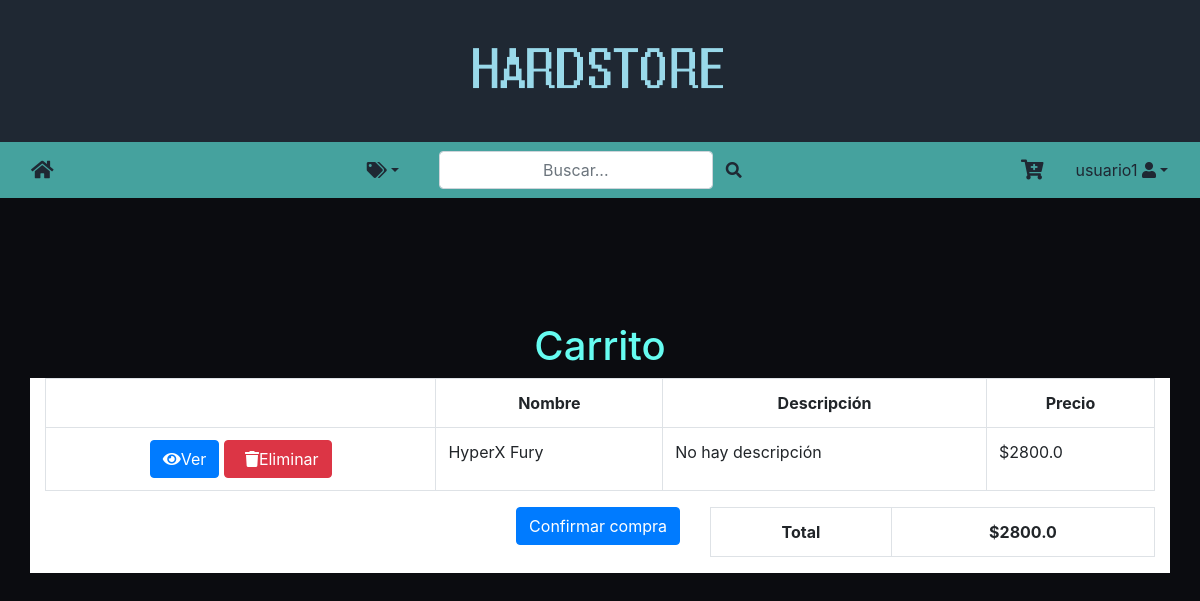
Page /carrito/ (signed in) on the committed database.
### users/models.py (models this page shows)
class CustomUser(AbstractUser):
    is_commonUser = models.BooleanField(default=False)
    is_managerUser = models.BooleanField(default=False)  # gestor
    is_executiveUser = models.BooleanField(default=False)  # gerente

### market/models.py (models this page shows, shortened)
class ItemVendido(models.Model):
    producto = models.ForeignKey(Producto, null=True, on_delete=models.CASCADE)
    orden = models.ForeignKey(Orden, null=True, on_delete=models.CASCADE)

class Producto(models.Model):
    nombre = models.CharField(max_length=200, null=True)
    descripcion = models.CharField(max_length=200, null=True, blank=True)
    precio = models.FloatField(null=True)
    f_creacion = models.DateTimeField(auto_now_add=True, null=True)
    categoria = models.ForeignKey(
        Categoria, null=True, on_delete=models.SET_NULL)
    objects = models.Manager()  # manager default
    productos = ProductoManager()  # un manager personalizado

### market/views.py (the view)
# urls.py: path('carrito/', market_views.CarritoList.as_view(), name='carrito'),
class CarritoList(ListView):
    template_name = 'market/carrito.html'
    model = ItemVendido
    context_object_name = 'itemList'
    def get_queryset(self):
        return ItemVendido.objects.filter(orden__usuario = self.request.user)
    def get_context_data(self,**kwargs):
        context = super().get_context_data(**kwargs)
        if(Categoria.objects.count()>0):
            context['categorias'] = Categoria.objects.all()
            context['hayCategorias'] = True
        else:
            context['hayCategorias'] = False
        items = ItemVendido.objects.filter(orden__usuario = self.request.user)
        total=0
        for item in items:
            total+=item.producto.precio
        context['total'] = total
        return context

### market/templates/market/carrito.html (shortened to what this page needs)
{% extends "base.html" %}
{% load static %}
{% block estilo %}
<link rel="stylesheet" href="{% static 'producto.css' %}" />
{% endblock %}
{% block content %}
	<div class="container">
		<div class="row">
		  <div class="col-12">
		    <div class="text-center mt-4">
		        <h1 style="color:#66fcf1">Carrito</h1>
		    </div>
		  </div>
		</div>
		<div class="row" style="background-color: white">
			<div class="col">
		      	<table class="table table-hover table-bordered" style="background-color: white;">
		    	      <tr class="text-center">
		    	      	<th></th>
		    	        <th>Nombre</th>
		    	        <th>Descripción</th>
		    	        <th>Precio</th>
		    	      </tr>
		          	{% for item in itemList %}
		          	<tr>
		          		<td colspan="1" class="text-center">
		          			<a href="{% url 'producto-detalle' item.producto.id %}" class="btn btn-primary"><i class="fas fa-eye"></i>Ver</a>
		    	        	<a href="#" class="btn btn-danger" data-toggle="modal" data-target="#myModal{{item.id}}"><i class="fas fa-trash ml-2"></i>Eliminar</a>
		    	        </td>
		    	      	<td>{{ item.producto.nombre }}</td>
		    	      	<td>{% if not item.producto.descripcion %}{{ item.producto.descripcion }}{%else%}No hay descripción{% endif %}</td>
		    	      	<td>${{ item.producto.precio }}</td>
		    	    </tr>
		    	    {% endfor %}
		    	</table>
			</div>
		</div>
		<div class="row" style="background-color: white">
			<div class="col">
				<a href="{% url 'compra_concretada' %}" class=" pull-right btn btn-primary">Confirmar compra</a>
			</div>
			<div class="col-5">
				<table class="table table-bordered" style="background-color: white;">
					<tr class="text-center">
			    	    <th>Total</th>
				    	<th>${{ total }}</th>
			    	</tr>
				</table>
			</div>
		</div>
	</div>
{% endblock %}

### market/templates/navBar.html (shortened to what this page needs)
<nav class="navbar navbar-expand-lg">
  <div class="container-fluid justify-content-between">
    <a class="navbar-brand" href="{% url 'home' %}"><i class="fas fa-home" style="color:#1f2833"></i></a>
    <div class="row ">
      <div class="nav-item dropdown">
        <a class="nav-link dropdown-toggle d-none d-lg-block" href="#" id="categoriasDropdown" data-toggle="dropdown"
          aria-haspopup="true" aria-expanded="false" style="color: #1f2833;"><i class="fas fa-tags"></i></a>
      </div>
      <form method="GET" action="/search" class="form-inline ml-4">
        <input class="form-control d-none d-lg-block" type="text" name="nombre" placeholder="Buscar..."
          aria-label="Search">
        <button class="btn my-2 my-sm-0" type="submit"><i class="fas fa-search" style="color:#1f2833"></i></button>
      </form>
    </div>
    <div class="row">
      {% if user.is_authenticated %}
      <a class="navbar-brand" href="{% url 'carrito' %}"><i class="fas fa-cart-plus" style="color:#1f2833"></i></a>
      {% endif %}
      {% if user.is_authenticated %}
      <div class="nav-item dropdown">
        <a class="nav-link dropdown-toggle" href="#" id="userDropdown" data-toggle="dropdown"
          style="color: #1f2833;">{{request.user}}
          <i class="fas fa-user" style="color:#1f2833"></i></a>
      </div>
      {% else %}
      <a class="nav-link" href="{% url 'login' %}" style="color: #1f2833;">Log-In</a>
      {% endif %}
    </div>
  </div>
</nav>

### market/static/producto.css (style rules this page uses)
.container { margin-top: 100px; }
input { border: 1px solid #ccc; font-weight: bold; height: 33px; text-align: center; width: 30px; }

### rows in the picture
CustomUser: user "usuario1"
ItemVendido: producto.nombre "HyperX Fury", shows "No hay descripción", producto.precio "2800.0"

### other values in the picture
{{ total }} "2800.0"
